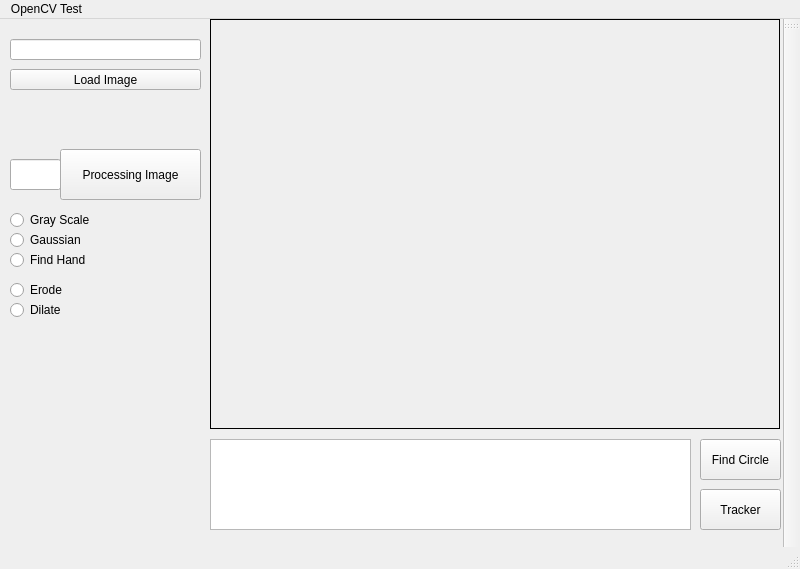
<?xml version="1.0" encoding="UTF-8"?>
<ui version="4.0">
 <class>MainWindow</class>
 <widget class="QMainWindow" name="MainWindow">
  <property name="geometry">
   <rect>
    <x>0</x>
    <y>0</y>
    <width>800</width>
    <height>569</height>
   </rect>
  </property>
  <property name="windowTitle">
   <string>MainWindow</string>
  </property>
  <widget class="QWidget" name="centralWidget">
   <widget class="QLabel" name="originalFrame">
    <property name="geometry">
     <rect>
      <x>210</x>
      <y>0</y>
      <width>570</width>
      <height>410</height>
     </rect>
    </property>
    <property name="mouseTracking">
     <bool>true</bool>
    </property>
    <property name="autoFillBackground">
     <bool>true</bool>
    </property>
    <property name="frameShape">
     <enum>QFrame::Box</enum>
    </property>
    <property name="text">
     <string/>
    </property>
   </widget>
   <widget class="QPushButton" name="startButton">
    <property name="geometry">
     <rect>
      <x>700</x>
      <y>420</y>
      <width>81</width>
      <height>41</height>
     </rect>
    </property>
    <property name="text">
     <string>Find Circle</string>
    </property>
   </widget>
   <widget class="QLineEdit" name="imagePathEdit">
    <property name="geometry">
     <rect>
      <x>10</x>
      <y>20</y>
      <width>191</width>
      <height>21</height>
     </rect>
    </property>
   </widget>
   <widget class="QPushButton" name="imgLoadButton">
    <property name="geometry">
     <rect>
      <x>10</x>
      <y>50</y>
      <width>191</width>
      <height>21</height>
     </rect>
    </property>
    <property name="text">
     <string>Load Image</string>
    </property>
   </widget>
   <widget class="QPushButton" name="processingButton">
    <property name="geometry">
     <rect>
      <x>60</x>
      <y>130</y>
      <width>141</width>
      <height>51</height>
     </rect>
    </property>
    <property name="text">
     <string>Processing Image</string>
    </property>
   </widget>
   <widget class="QRadioButton" name="radioButton1">
    <property name="geometry">
     <rect>
      <x>10</x>
      <y>190</y>
      <width>117</width>
      <height>22</height>
     </rect>
    </property>
    <property name="text">
     <string>Gray Scale</string>
    </property>
   </widget>
   <widget class="QRadioButton" name="radioButton2">
    <property name="geometry">
     <rect>
      <x>10</x>
      <y>210</y>
      <width>117</width>
      <height>22</height>
     </rect>
    </property>
    <property name="text">
     <string>Gaussian</string>
    </property>
   </widget>
   <widget class="QLineEdit" name="valueEdit">
    <property name="geometry">
     <rect>
      <x>10</x>
      <y>140</y>
      <width>51</width>
      <height>31</height>
     </rect>
    </property>
   </widget>
   <widget class="QRadioButton" name="radioButton3">
    <property name="geometry">
     <rect>
      <x>10</x>
      <y>230</y>
      <width>117</width>
      <height>22</height>
     </rect>
    </property>
    <property name="text">
     <string>Find Hand</string>
    </property>
   </widget>
   <widget class="QRadioButton" name="radioButton4">
    <property name="geometry">
     <rect>
      <x>10</x>
      <y>260</y>
      <width>117</width>
      <height>22</height>
     </rect>
    </property>
    <property name="text">
     <string>Erode</string>
    </property>
   </widget>
   <widget class="QRadioButton" name="radioButton5">
    <property name="geometry">
     <rect>
      <x>10</x>
      <y>280</y>
      <width>117</width>
      <height>22</height>
     </rect>
    </property>
    <property name="text">
     <string>Dilate</string>
    </property>
   </widget>
   <widget class="QPlainTextEdit" name="textInfor">
    <property name="geometry">
     <rect>
      <x>210</x>
      <y>420</y>
      <width>481</width>
      <height>91</height>
     </rect>
    </property>
   </widget>
   <widget class="QPushButton" name="trackerButton">
    <property name="geometry">
     <rect>
      <x>700</x>
      <y>470</y>
      <width>81</width>
      <height>41</height>
     </rect>
    </property>
    <property name="text">
     <string>Tracker</string>
    </property>
   </widget>
  </widget>
  <widget class="QToolBar" name="mainToolBar">
   <attribute name="toolBarArea">
    <enum>RightToolBarArea</enum>
   </attribute>
   <attribute name="toolBarBreak">
    <bool>false</bool>
   </attribute>
  </widget>
  <widget class="QStatusBar" name="statusBar"/>
  <widget class="QMenuBar" name="menuBar">
   <property name="geometry">
    <rect>
     <x>0</x>
     <y>0</y>
     <width>800</width>
     <height>25</height>
    </rect>
   </property>
   <widget class="QMenu" name="menuOpenCV_Test">
    <property name="title">
     <string>OpenCV Test</string>
    </property>
   </widget>
   <addaction name="menuOpenCV_Test"/>
  </widget>
 </widget>
 <layoutdefault spacing="6" margin="11"/>
 <resources/>
 <connections/>
</ui>
